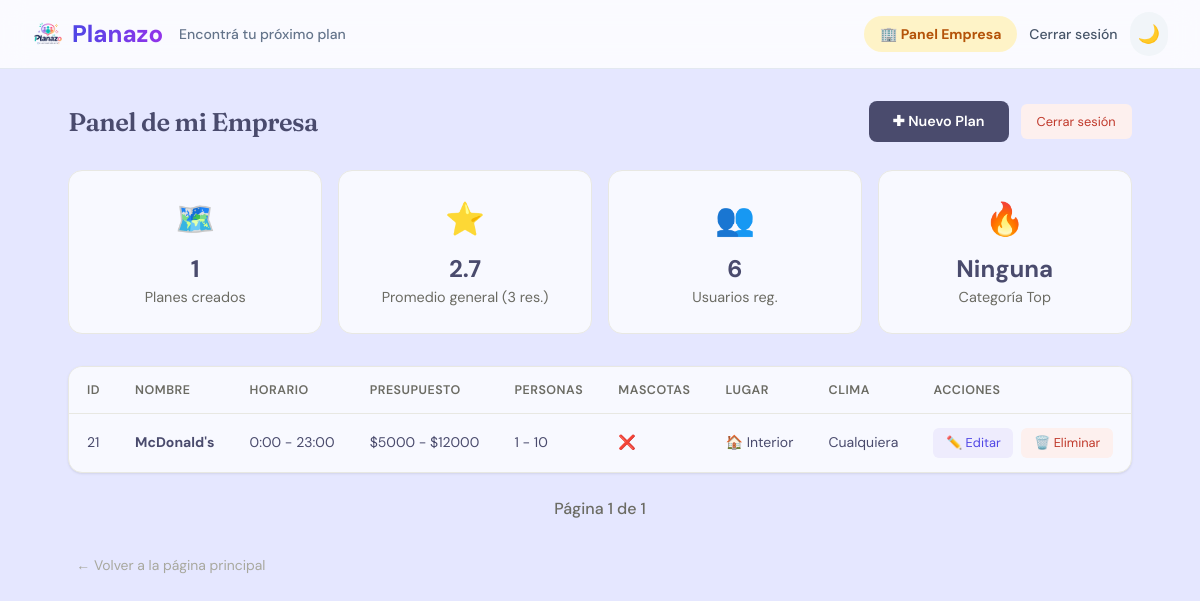
The app's page /admin (signed in) with its own data.
### app/models.py (models this page shows)
class Plan(Base):
    __tablename__ = "planes"
    id = Column(Integer, primary_key=True, index=True)
    nombre = Column(String, nullable=False)
    descripcion = Column(Text)
    imagen_url = Column(String)
    hora_inicio = Column(Integer)
    hora_fin = Column(Integer)
    presupuesto_min = Column(Float, default=0)
    presupuesto_max = Column(Float, nullable=True)
    personas_min = Column(Integer, default=1)
    personas_max = Column(Integer, nullable=True)
    acepta_mascotas = Column(Boolean, default=False)
    es_exterior = Column(Boolean, default=True)
    latitud = Column(Float, nullable=True)
    longitud = Column(Float, nullable=True)
    direccion = Column(String, nullable=True)
    categoria = Column(String, nullable=True)  # romantico, familiar, aventura, gastronomia, cultural, deportivo, relax, nocturno
    clima_recomendado = Column(String, default="cualquiera")
    creador_id = Column(Integer, ForeignKey("usuarios.id"), nullable=True)
    permite_reservas = Column(Boolean, default=False)
    descartes = relationship("Descarte", back_populates="plan")
    favoritos = relationship("Favorito", back_populates="plan")
    valoraciones = relationship("Valoracion", back_populates="plan")

### app/main.py (the view)
@app.get("/admin", response_class=HTMLResponse)
def admin_panel(request: Request, page: int = 1, mensaje: Optional[str] = None, db: Session = Depends(get_db)):
    if not admin_requerido(request):
        return RedirectResponse(url="/admin/login", status_code=303)
    ITEMS_PER_PAGE = 10
    offset = (page - 1) * ITEMS_PER_PAGE
    if not es_superadmin(request):
        usuario_id = request.session.get("usuario_id")
        base_query = db.query(models.Plan).filter(models.Plan.creador_id == usuario_id)
    else:
        base_query = db.query(models.Plan)
    total_planes = base_query.count()
    total_pages = max((total_planes + ITEMS_PER_PAGE - 1) // ITEMS_PER_PAGE, 1)
    planes = base_query.offset(offset).limit(ITEMS_PER_PAGE).all()
    total_usuarios = db.query(models.Usuario).count()
    total_valoraciones = db.query(models.Valoracion).count()
    promedio_general = db.query(func.avg(models.Valoracion.puntuacion)).scalar() or 0.0
    cat_pop = db.query(models.Plan.categoria, func.count(models.Plan.id)).group_by(models.Plan.categoria).order_by(func.count(models.Plan.id).desc()).first()
    categoria_popular = cat_pop[0] if cat_pop and cat_pop[0] else "Ninguna"
    ultimas_valoraciones = db.query(models.Valoracion).order_by(models.Valoracion.fecha.desc()).limit(5).all()
    stats = {
        "total_planes": total_planes,
        "total_usuarios": total_usuarios,
        "total_valoraciones": total_valoraciones,
        "promedio_general": round(promedio_general, 1),
        "categoria_popular": categoria_popular,
    }
    return templates.TemplateResponse(
        request=request, name="admin.html",
        context={
            "planes": planes,
            "mensaje": mensaje,
            "stats": stats,
            "ultimas_valoraciones": ultimas_valoraciones,
            "current_page": page,
            "total_pages": total_pages,
        }
    )

### app/templates/admin.html (shortened to what this page needs)
{% extends "base.html" %}
{% block content %}
<div class="admin-header">
    <h1>
        {% if request.session.get("admin_logueado") %}
            Panel de Administrador
        {% else %}
            Panel de mi Empresa
        {% endif %}
    </h1>
    <div style="display:flex; gap:0.75rem; align-items:center;">
        <a href="/admin/nuevo" class="btn-buscar">✚ Nuevo Plan</a>
        <a href="/admin/logout" class="btn-eliminar" style="padding: 0.5rem 1rem; text-decoration:none;">Cerrar sesión</a>
    </div>
</div>
<div class="admin-dashboard" style="display: grid; grid-template-columns: repeat(auto-fit, minmax(200px, 1fr)); gap: 1rem; margin-bottom: 2rem;">
    <div class="stat-card" style="background: var(--surface); padding: 1.5rem; border-radius: var(--radius); border: 1px solid var(--border); text-align: center;">
        <div style="font-size: 2rem; margin-bottom: 0.5rem;">🗺️</div>
        <div style="font-size: 1.5rem; font-weight: bold; color: var(--text-1);">{{ stats.total_planes }}</div>
        <div style="color: var(--text-2); font-size: 0.9rem;">Planes creados</div>
    </div>
    <div class="stat-card" style="background: var(--surface); padding: 1.5rem; border-radius: var(--radius); border: 1px solid var(--border); text-align: center;">
        <div style="font-size: 2rem; margin-bottom: 0.5rem;">⭐</div>
        <div style="font-size: 1.5rem; font-weight: bold; color: var(--text-1);">{{ stats.promedio_general }}</div>
        <div style="color: var(--text-2); font-size: 0.9rem;">Promedio general ({{ stats.total_valoraciones }} res.)</div>
    </div>
    <div class="stat-card" style="background: var(--surface); padding: 1.5rem; border-radius: var(--radius); border: 1px solid var(--border); text-align: center;">
        <div style="font-size: 2rem; margin-bottom: 0.5rem;">👥</div>
        <div style="font-size: 1.5rem; font-weight: bold; color: var(--text-1);">{{ stats.total_usuarios }}</div>
        <div style="color: var(--text-2); font-size: 0.9rem;">Usuarios reg.</div>
    </div>
    <div class="stat-card" style="background: var(--surface); padding: 1.5rem; border-radius: var(--radius); border: 1px solid var(--border); text-align: center;">
        <div style="font-size: 2rem; margin-bottom: 0.5rem;">🔥</div>
        <div style="font-size: 1.5rem; font-weight: bold; color: var(--text-1); text-transform: capitalize;">{{ stats.categoria_popular }}</div>
        <div style="color: var(--text-2); font-size: 0.9rem;">Categoría Top</div>
    </div>
</div>
<div class="tabla-wrapper">
    <table class="tabla-planes">
        <thead>
            <tr>
                <th>ID</th>
                <th>Nombre</th>
                <th>Horario</th>
                <th>Presupuesto</th>
                <th>Personas</th>
                <th>Mascotas</th>
                <th>Lugar</th>
                <th>Clima</th>
                <th>Acciones</th>
            </tr>
        </thead>
        <tbody>
            {% for plan in planes %}
            <tr>
                <td>{{ plan.id }}</td>
                <td><strong>{{ plan.nombre }}</strong></td>
                <td>
                    {% if plan.hora_inicio is not none %}
                        {{ plan.hora_inicio }}:00 - {{ plan.hora_fin }}:00
                    {% else %}
                        —
                    {% endif %}
                </td>
                <td>
                    {% if plan.presupuesto_max %}
                        ${{ plan.presupuesto_min | int }} - ${{ plan.presupuesto_max | int }}
                    {% else %}
                        Gratis
                    {% endif %}
                </td>
                <td>{{ plan.personas_min }} - {{ plan.personas_max or '∞' }}</td>
                <td>{% if plan.acepta_mascotas %}✅{% else %}❌{% endif %}</td>
                <td>{% if plan.es_exterior %}🌿 Exterior{% else %}🏠 Interior{% endif %}</td>
                <td>{{ plan.clima_recomendado | capitalize }}</td>
                <td class="acciones">
                    <a href="/admin/editar/{{ plan.id }}" class="btn-editar">✏️ Editar</a>
                    <form method="post" action="/admin/eliminar/{{ plan.id }}"
                          onsubmit="return confirm('¿Seguro que querés eliminar este plan?')">
                        <button type="submit" class="btn-eliminar">🗑️ Eliminar</button>
                    </form>
                </td>
            </tr>
            {% endfor %}
        </tbody>
    </table>
</div>
<div style="display: flex; justify-content: space-between; align-items: center; margin-top: 1rem; margin-bottom: 2rem;">
    <div style="color: var(--text-2); font-weight: 500;">
        Página {{ current_page }} de {{ total_pages }}
    </div>
</div>
<div class="admin-footer">
    <a href="/" class="btn-limpiar">← Volver a la página principal</a>
</div>
{% endblock %}

### app/static/style.css (style rules this page uses)
:root { --bg: #e5e7ff; --surface: #f8f9ff; --surface-2: #f8f9ff; --border: #e8e8e2; --border-2: #d8d8d0; --text: #4a4b6d; --text-2: #6b6b63; --text-3: #a8a89e; --accent: #2dd4a0; --accent-2: #2dd4a0; --green: #3d7a4a; --green-bg: #eef5f0; --amber: #8a5e00; --amber-bg: #fdf6e3; --red: #c0392b; --red-bg: #fdf0ee; --purple: #5046e5; --purple-light: #eeecfd; --shadow-sm: 0 1px 3px rgba(0, 0, 0, 0.06), 0 1px 2px rgba(0, 0, 0, 0.04); --shadow-md: 0 4px 12px rgba(0, 0, 0, 0.08), 0 2px 4px rgba(0, 0, 0, 0.04); --shadow-lg: 0 12px 32px rgba(0, 0, 0, 0.10), 0 4px 8px rgba(0, 0, 0, 0.04); --radius: 14px; --radius-lg: 20px; --radius-sm: 8px; --primary: #5046e5; --text-1: #4a4b6d; --transition: all 0.2s ease; }
*, *::before, *::after { box-sizing: border-box; margin: 0; padding: 0; }
body { font-family: 'DM Sans', sans-serif; background: var(--bg); color: var(--text); min-height: 100vh; min-width: 320px; display: flex; flex-direction: column; -webkit-font-smoothing: antialiased; }
.btn-buscar { background: var(--text); color: #fff; border: none; padding: 0.62rem 1.5rem; border-radius: var(--radius-sm); font-size: 0.9rem; font-weight: 600; font-family: 'DM Sans', sans-serif; cursor: pointer; transition: background 0.15s, transform 0.1s; white-space: nowrap; }
.btn-limpiar { color: var(--text-3); font-size: 0.87rem; text-decoration: none; padding: 0.62rem 0.5rem; transition: color 0.15s; white-space: nowrap; }
.admin-header { display: flex; justify-content: space-between; align-items: center; margin-bottom: 1.75rem; }
.admin-header h1 { font-family: 'Fraunces', serif; font-size: 1.6rem; font-weight: 600; letter-spacing: -0.02em; }
.tabla-wrapper { overflow-x: auto; background: var(--surface); border: 1px solid var(--border); border-radius: var(--radius); margin-bottom: 1.5rem; box-shadow: var(--shadow-sm); }
.tabla-planes { width: 100%; border-collapse: collapse; font-size: 0.875rem; }
.tabla-planes th { background: var(--surface-2); padding: 0.85rem 1.1rem; text-align: left; font-weight: 600; font-size: 0.78rem; text-transform: uppercase; letter-spacing: 0.04em; color: var(--text-2); border-bottom: 1px solid var(--border); }
.tabla-planes td { padding: 0.85rem 1.1rem; border-bottom: 1px solid var(--border); vertical-align: middle; color: var(--text); }
.tabla-planes tr:last-child td { border-bottom: none; }
.acciones { display: flex; gap: 0.5rem; align-items: center; }
.btn-editar { background: var(--purple-light); color: var(--purple); border: none; padding: 0.35rem 0.8rem; border-radius: 6px; font-size: 0.8rem; font-family: 'DM Sans', sans-serif; text-decoration: none; cursor: pointer; transition: opacity 0.15s; }
.btn-eliminar { background: var(--red-bg); color: var(--red); border: none; padding: 0.35rem 0.8rem; border-radius: 6px; font-size: 0.8rem; font-family: 'DM Sans', sans-serif; cursor: pointer; transition: opacity 0.15s; text-decoration: none; display: inline-block; }
.admin-footer { margin-top: 1rem; }

### records on screen
Plan: id "21", nombre "McDonald's", hora_inicio "0", hora_fin "23", presupuesto_min "5000", presupuesto_max "12000", personas_min "1", personas_max "10", es_exterior "🏠 Interior", clima_recomendado "Cualquiera"

### other values on screen
{{ stats.total_planes }} "1"
{{ stats.promedio_general }} "2.7"
{{ stats.total_valoraciones }} "3"
{{ stats.total_usuarios }} "6"
{{ stats.categoria_popular }} "Ninguna"
{{ current_page }} "1"
{{ total_pages }} "1"
